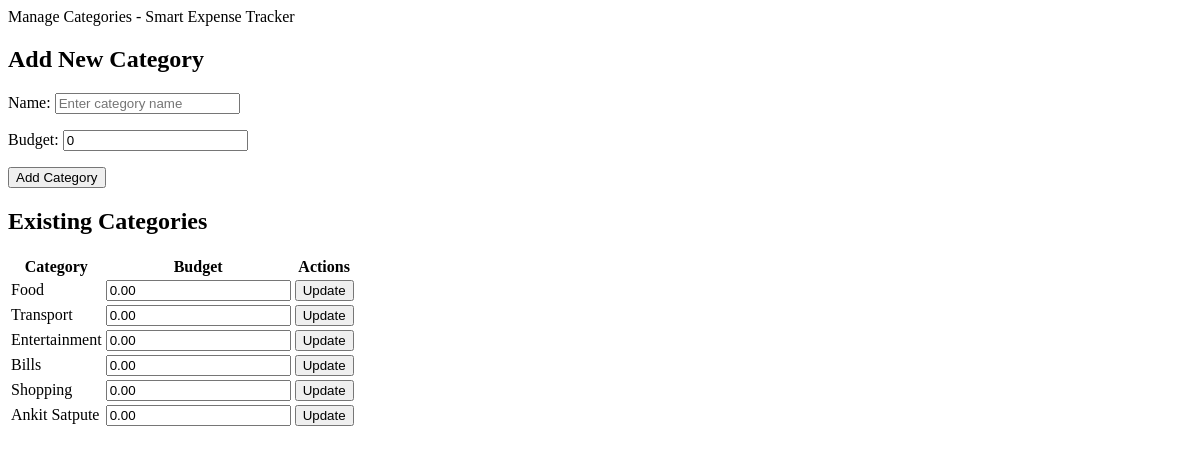
Before: /manage-categories/ (signed in) with the older database file.
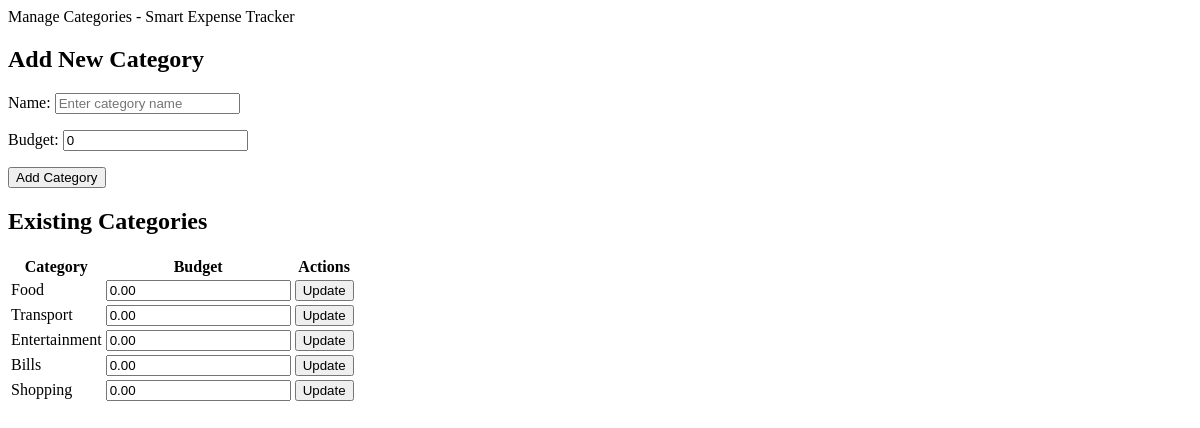
After: the same page with the newer database file.
### Expenses/models.py (models this page shows, shortened)
class Category(models.Model):
    name = models.CharField(max_length=100)
    user = models.ForeignKey(User, on_delete=models.CASCADE)
    budget = models.DecimalField(
        max_digits=10,
        decimal_places=2,
        validators=[MinValueValidator(0)],
        default=0
    )
    class Meta:
        verbose_name_plural = 'Categories'
        unique_together = ['name', 'user']

### Expenses/views.py (the view)
# urls.py: path('manage-categories/', views.manage_categories, name='manage_categories'),
@login_required(login_url='login')
def manage_categories(request):
    if request.method == 'POST':
        form = CategoryForm(request.POST)
        if form.is_valid():
            category = form.save(commit=False)
            category.user = request.user
            category.save()
            if request.headers.get('x-requested-with') == 'XMLHttpRequest':
                return JsonResponse({
                    'status': 'success',
                    'category': {
                        'id': category.id,
                        'name': category.name,
                        'budget': float(category.budget)
                    }
                })
            messages.success(request, 'Category added successfully!')
            return redirect('manage_categories')
    else:
        form = CategoryForm()
    categories = Category.objects.filter(user=request.user)
    return render(request, 'expenses/manage_categories.html', {
        'form': form,
        'categories': categories
    })

### Expenses/forms.py
class CategoryForm(forms.ModelForm):
    class Meta:
        model = Category
        fields = ['name', 'budget']
        widgets = {
            'name': forms.TextInput(attrs={
                'class': 'form-control',
                'placeholder': 'Enter category name'
            }),
            'budget': forms.NumberInput(attrs={
                'class': 'form-control',
                'placeholder': 'Enter monthly budget'
            })
        }
    def __init__(self, *args, **kwargs):
        super().__init__(*args, **kwargs)
        for field in self.fields:
            self.fields[field].widget.attrs['class'] = 'form-control'

### Expenses/templates/expenses/manage_categories.html (shortened to what this page needs)
{% extends 'base.html' %}
{% load static %}
{% block content %}
<div class="container mt-4">
    <div class="row">
        <div class="col-md-6">
            <div class="card">
                <div class="card-header">
                    <h2>Add New Category</h2>
                </div>
                <div class="card-body">
                    <form method="post">
                        {{ form.as_p }}
                        <button type="submit" class="btn btn-primary">Add Category</button>
                    </form>
                </div>
            </div>
        </div>
        <div class="col-md-6">
            <div class="card">
                <div class="card-header">
                    <h2>Existing Categories</h2>
                </div>
                <div class="card-body">
                    <div class="table-responsive">
                        <table class="table">
                            <thead>
                                <tr>
                                    <th>Category</th>
                                    <th>Budget</th>
                                    <th>Actions</th>
                                </tr>
                            </thead>
                            <tbody>
                                {% for category in categories %}
                                <tr>
                                    <td>{{ category.name }}</td>
                                    <td>
                                        <input type="number"
                                               class="form-control budget-input"
                                               value="{{ category.budget }}"
                                               data-category-id="{{ category.id }}"
                                               step="0.01"
                                               min="0">
                                    </td>
                                    <td>
                                        <button class="btn btn-sm btn-primary update-budget"
                                                data-category-id="{{ category.id }}">
                                            Update
                                        </button>
                                    </td>
                                </tr>
                                {% endfor %}
                            </tbody>
                        </table>
                    </div>
                </div>
            </div>
        </div>
    </div>
</div>
{% endblock %}

Changed rows visible on the page:
removed Category: name "Ankit Satpute", budget "0.00"
